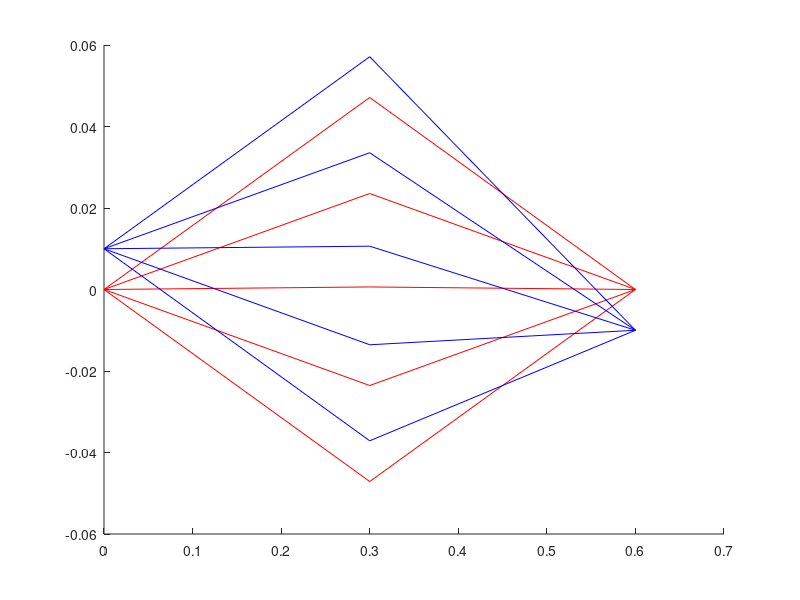

Here is the MATLAB script that generated this plot:
% 
% x1_origin = 0;
% y1_origin = 0;
% z1_origin = 0;
% 
% x2_origin = 0.01;
% y2_origin = 0;
% z3_origin = 0;
% 
% thetax_1 = [-pi/20 -pi/40 pi/20 pi/40 pi/1500];
% thetay_1 = 0;
% 
% f = 0.15;%m
% d_1 = 0.3;
% d_2 = 0.6;% ((1/f)-(1/d_1))^-1 + d_1;
% 
% rays_in_1 = zeros(4,5);
% rays_in_1(2,:) = thetax_1;
% 
% rays_in_2 = zeros(4,5);
% rays_in_2(1,:) = x2_origin;
% rays_in_2(2,:) = thetax_1;
% 
% matrix_in = [1    d_1 0 0;
%     0  1 0 0;
%     0    0 1 d_1;
%     0   0  0 1];
% rays_out_1_1 = matrix_in*rays_in_1;
% rays_out_2_1 = matrix_in*rays_in_2;
% 
% matrix_f = [1    0 0 0;
%     -1/f 1 0 0;
%     0    0 1 0;
%     0   0   -1/f 1];
% 
% rays_out_1_2 = matrix_f*rays_out_1_1;
% rays_out_2_2 = matrix_f*rays_out_2_1;
% 
% matrix_out = [1 d_2 0 0;
%     0 1 0 0;
%     0    0 1 d_2;
%     0   0   0 1];
% 
% rays_out_1_3 = matrix_out*rays_out_1_2;
% rays_out_2_3 = matrix_out*rays_out_2_2;
% 
% 
% figure, hold on
% 
% %Plot Ray 1
% ray_z_1_1 = [zeros(1,size(rays_in_1,2)); d_1*ones(1,size(rays_in_1,2))];
% plot(ray_z_1_1, [rays_in_1(1,:); rays_out_1_1(1,:)],'-b');
% 
% ray_z_1_2 = [d_1*ones(1,size(rays_in_1,2)); d_2*ones(1,size(rays_in_1,2))];
% plot(ray_z_1_2, [rays_out_1_1(1,:); rays_out_1_3(1,:)],'-b');
% 
% %Plot Ray 2
% ray_z_2_1 = [zeros(1,size(rays_in_2,2)); d_1*ones(1,size(rays_in_2,2))];
% plot(ray_z_2_1, [rays_in_2(1,:); rays_out_2_1(1,:)],'-r');
% 
% ray_z_2_2 = [d_1*ones(1,size(rays_in_2,2)); d_2*ones(1,size(rays_in_2,2))];
% plot(ray_z_2_2, [rays_out_2_1(1,:); rays_out_2_3(1,:)],'-r');

theta_x = [-pi/20 -pi/40 pi/20 pi/40 pi/1500];
rays_1 = [zeros(1,5); theta_x; zeros(2,5)];

% Setting initial x position of the rays as x = 0.010
rays_2 = [ones(1,5) * 0.010; theta_x; zeros(2,5)];

f = 0.15;
d_1 = 0.30;
d_2 = (1/f-1/d_1)^-1;

% Matrix representing propogation of rays before hitting lens
M_1 = [1 d_1 0 0  ;...
       0 1   0 0  ;...
       0 0   1 d_1;...
       0 0   0 1  ];

% Matrix representing bending of rays through lens 
M_2 = [1    0 0    0;...
       -1/f 1 0    0;...
       0    0 1    0;...
       0    0 -1/f 1];

% Matrix representing propogation of rays after hitting lens
M_3 = [1 d_2 0 0  ;...
       0 1   0 0  ;...
       0 0   1 d_2;...
       0 0   0 1  ];
% _1 means right before lens, _2 means right after lens, _3 means once the
% rays have converged
rays_1_1 = M_1 * rays_1;
rays_1_2 = M_2 * rays_1_1;
rays_1_3 = M_3 * rays_1_2;

rays_2_1 = M_1 * rays_2;
rays_2_2 = M_2 * rays_2_1;
rays_2_3 = M_3 * rays_2_2;

% Plotting each of the rays. ray_z_{x}_{y} represents the travel of the
% rays in the z axis (i.e. the direction of propogation). {x} represents
% which cluster of rays (either 1 or 2), and {y} represents where the rays
% are (1 for before the lens, 2 for after the lens, and 3 at the point of
% intersection) This matrix is of size 2 x n, where n is the number of rays

% Note: we will be skipping rays_z_{x}_2 because, since we are assuming a
% thin lens, we also assume that when the rays are bent by the lens, they
% do not propogate at all in the z direction. 
rays_z_1_1 = [zeros(1,size(rays_1,2)); d_1*ones(1,size(rays_1,2))];
rays_z_1_3 = [d_1*ones(1,size(rays_1,2)); ...
    (d_1+ d_2)*ones(1,size(rays_1,2))];

rays_z_2_1 = [zeros(1,size(rays_2,2)); d_1*ones(1,size(rays_2,2))];
rays_z_2_3 = [d_1*ones(1,size(rays_2,2)); ...
    (d_1 + d_2)*ones(1,size(rays_2,2))];

% Plotting all of the rays on the same graph. The columns of each matrix
% can be thought of as the before point and the after point. rays_z_...
% represents the x coordinates and rays_1_... represents the z coordinates.

figure, hold on
plot(rays_z_1_1, [rays_1(1,:); rays_1_1(1,:)], '-r');
plot(rays_z_1_3, [rays_1_1(1,:); rays_1_3(1,:)],'-r');

plot(rays_z_2_1, [rays_2(1,:); rays_2_1(1,:)],'-b');
plot(rays_z_2_3, [rays_2_1(1,:); rays_2_3(1,:)],'-b');
hold off

